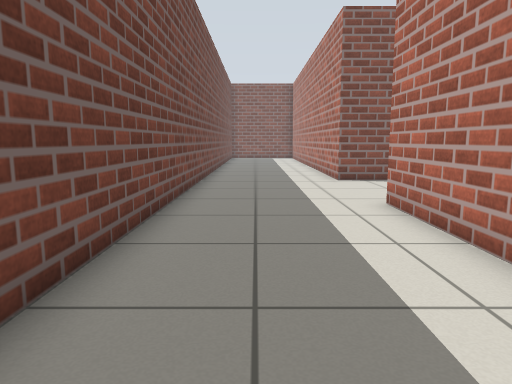
view 1 (above)

16 first-person views from a walk through a world built for the Gazebo simulator. The camera is 0.72 m above the floor, tilts 8° down and sees 70° across. The lines on the ground mark 1 m squares. The floor is counted in squares, 0.5 m on a side. Each view is taken from the middle of a square. On the plan, view 1 faces up. The plan holds only what a view shows up to about 16 squares ahead; the rest is blank. Simple shapes stand in for some stock models. Some surface patterns are stand-ins.

view 2
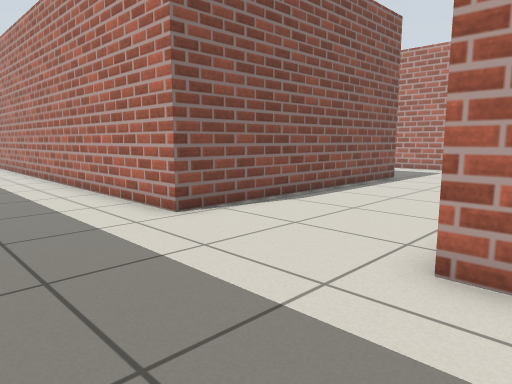

view 3
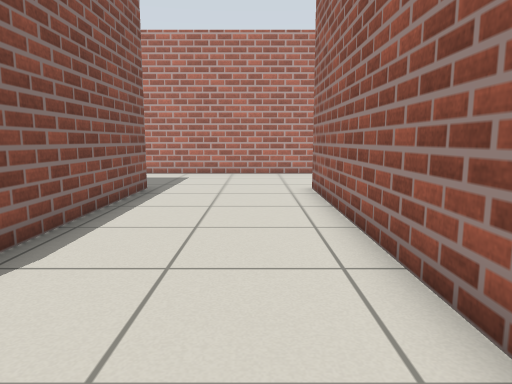

view 4
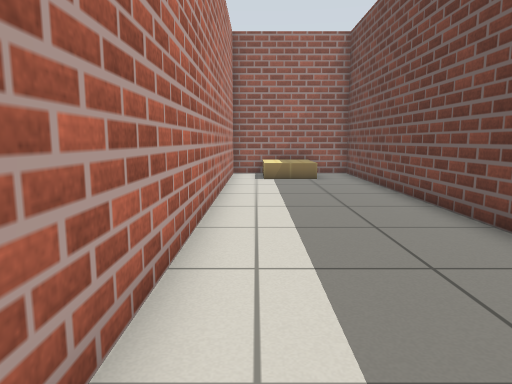

view 5
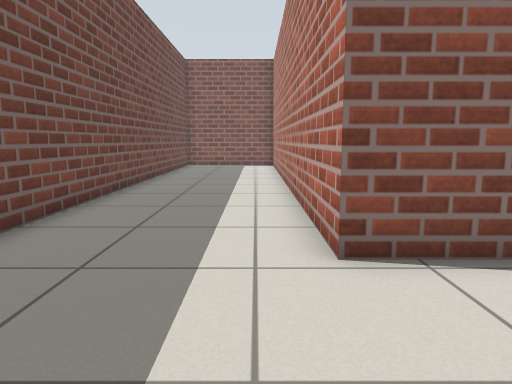

view 6
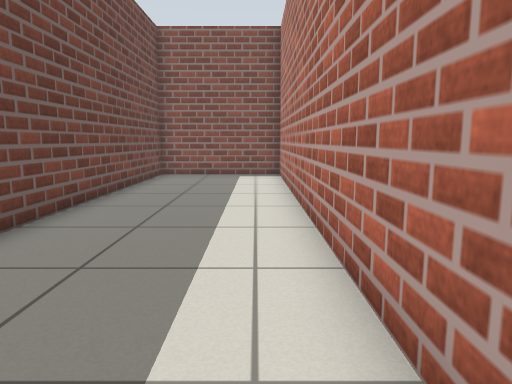

view 7
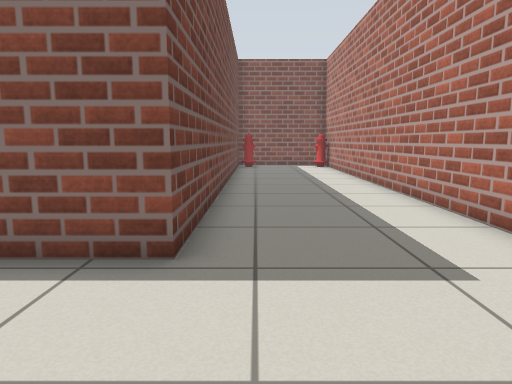

view 8
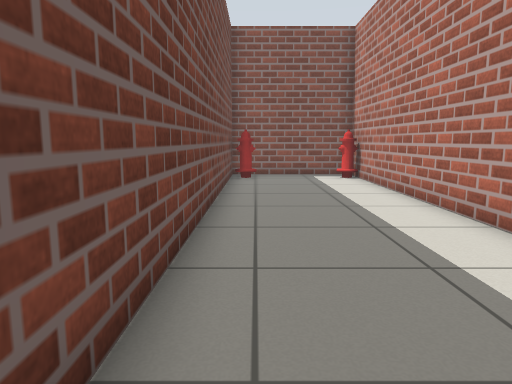

view 9
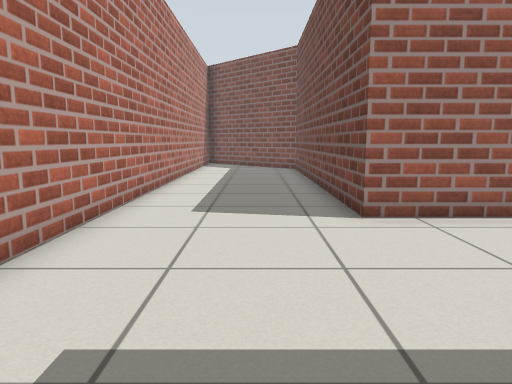

view 10
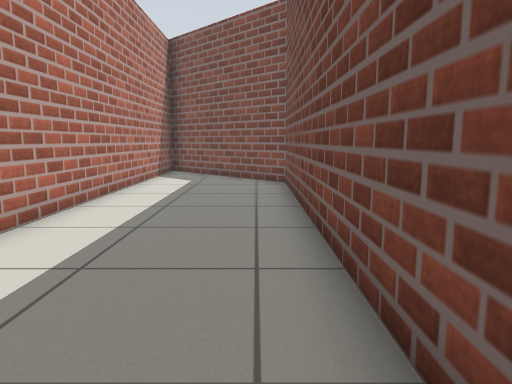

view 11
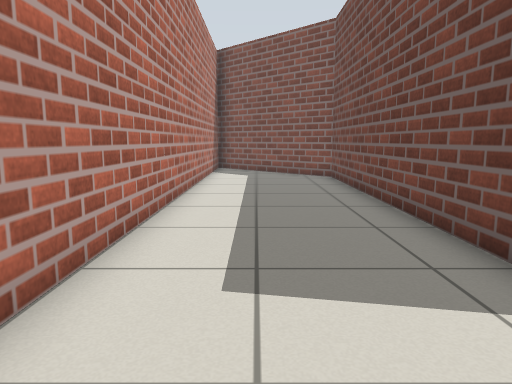

view 12
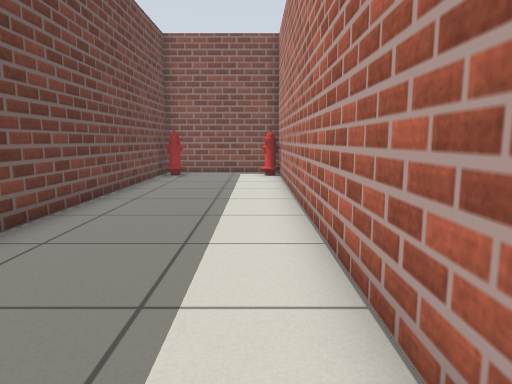

view 13
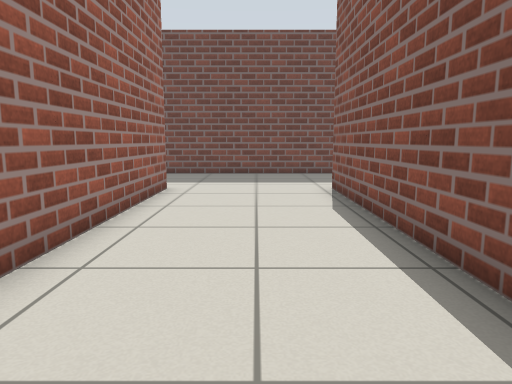

view 14
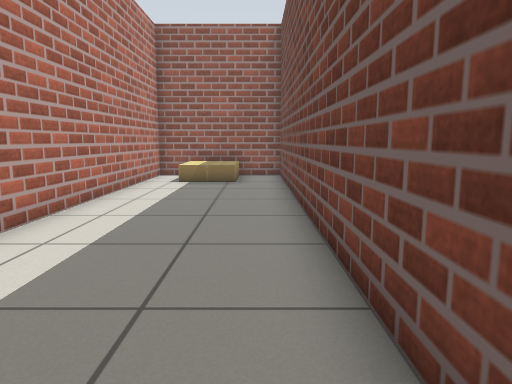

view 15
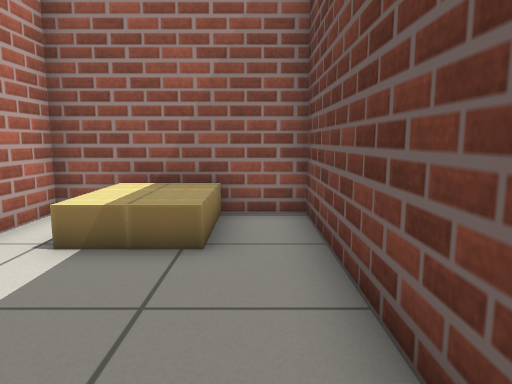

view 16
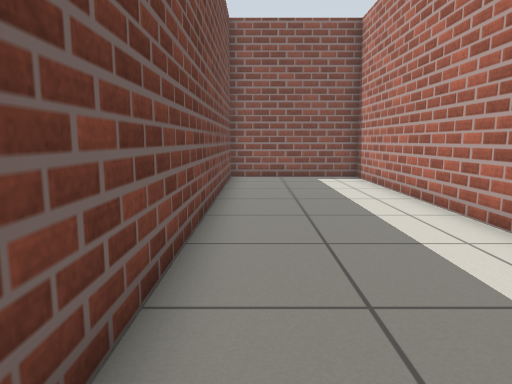

### Floor plan
Points are (right, up) in squares from view 1. A wall is a line through its corners. A room is listed if a view was taken in it or the views show most of it. See-through windows are left out.
Room 1 (views 1, 2, 3, 4, 5, 6, 7, 8, 9, 10, 11, 12, 13, 14, 15, 16)
walls: (1.4, -7.2) (3, -7.2) (3, 8.3) (13, 8.3) (13, -3.5) (17, -7.5); (18, -7.5) (18, 30.5) (13, 30.5) (13, 13.3) (3, 13.3) (3, 30.5) (-2, 30.5) (-2, -7.2) (-0.4, -7.2)
objects: cardboard box (0, -7); cardboard box (0, -6) to (1, -6); cardboard box (0, -5) to (1, -5); cardboard box (1, -7); cardboard box (2, -6); cardboard box (2, -5); fire hydrant (14, 29) to (14, 30); fire hydrant (17, 29) to (18, 29)

Where each view was taken, in squares from view 1:
view 1: 0 up, 0 right, facing up
view 2: 7 up, 1 left, facing up-right
view 3: 10 up, 2 right, facing right
view 4: 9 up, 2 right, facing down
view 5: 9 up, 2 right, facing up
view 6: 15 up, 2 right, facing up
view 7: 9 up, 14 right, facing up
view 8: 15 up, 14 right, facing up
view 9: 15 up, 15 right, facing down
view 10: 9 up, 14 right, facing down
view 11: 11 up, 16 right, facing down
view 12: 14 up, 17 right, facing up
view 13: 11 up, 14 right, facing left
view 14: 8 up, 1 left, facing down
view 15: 0 up, 1 left, facing down
view 16: 16 up, 1 left, facing up
